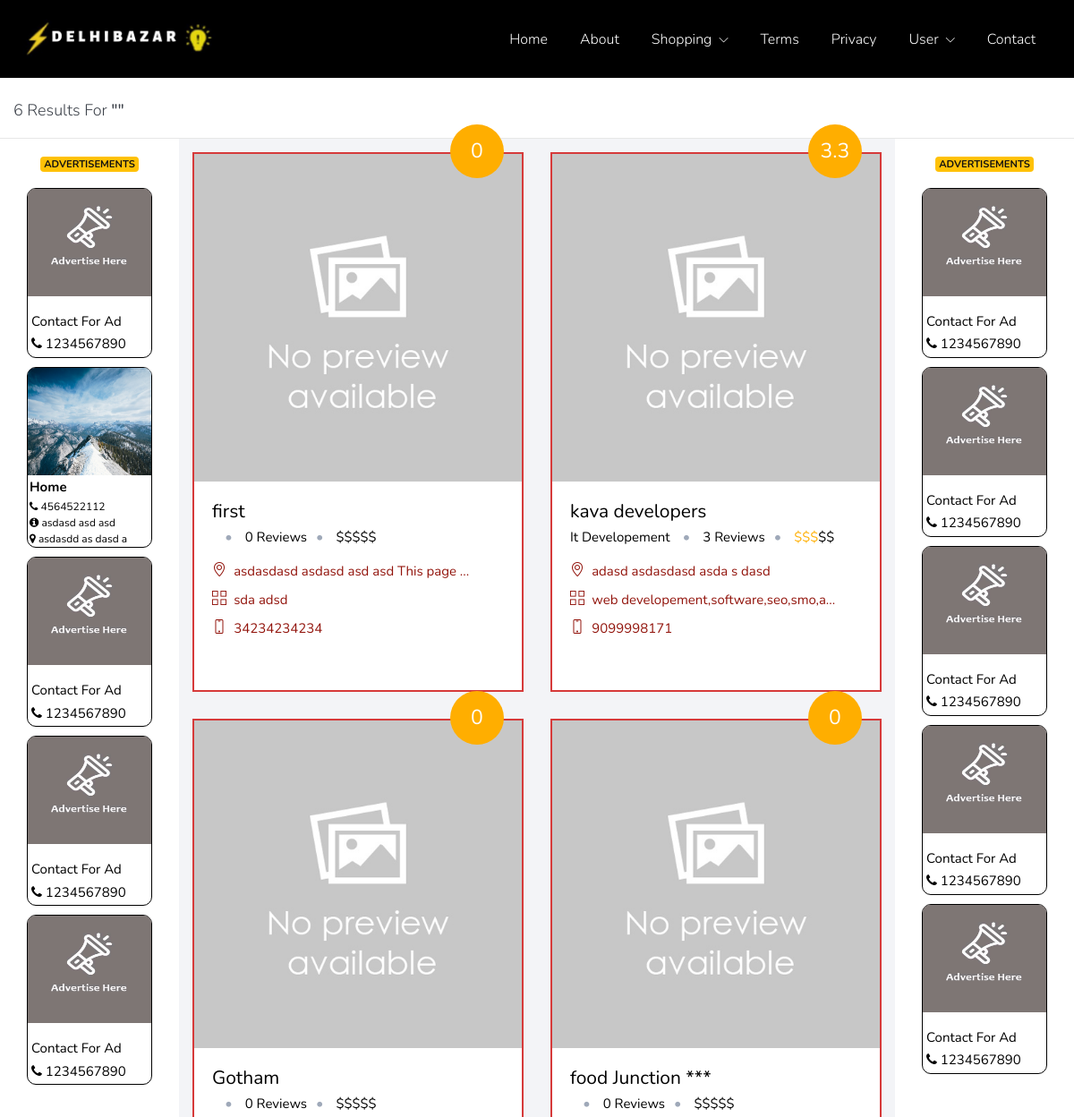
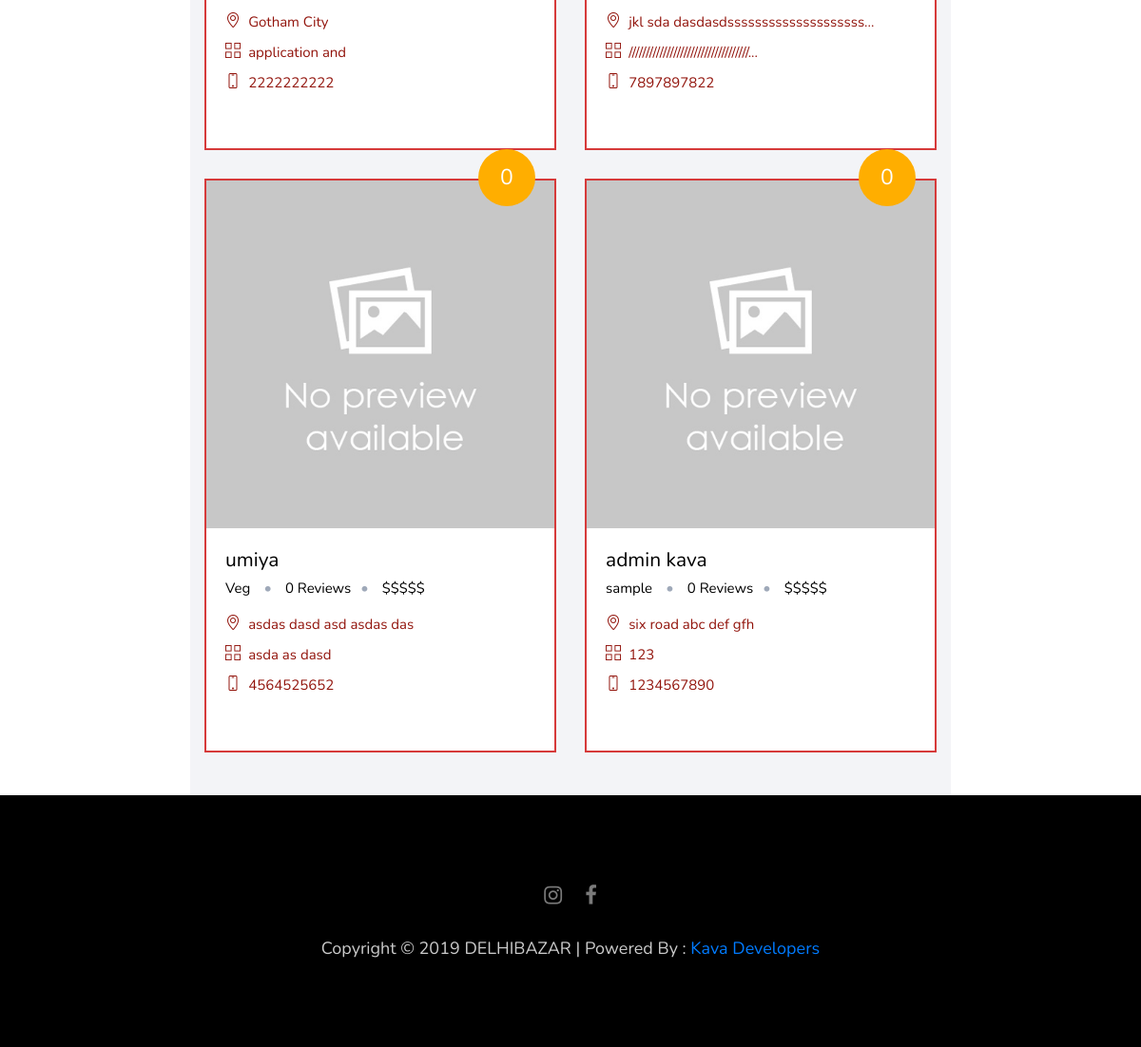
Screenshot of /index.php/welcome/list with the database file from the repository (2 pictures, top to bottom).
### tables this page shows
CREATE TABLE IF NOT EXISTS `setting` (
  `id` int(11) NOT NULL AUTO_INCREMENT,
  `email` text NOT NULL,
  `support_email` text NOT NULL,
  `contact_email` text NOT NULL,
  `newsletter_email` varchar(250) DEFAULT NULL,
  `mobile` text NOT NULL,
  `city` text NOT NULL,
  `address` text NOT NULL,
  `opening_hours` text NOT NULL,
  `short_about` text NOT NULL,
  `meta_keywords` longtext NOT NULL,
  `meta_description` longtext NOT NULL,
  `shop_commission` decimal(40,2) DEFAULT NULL COMMENT 'Per shop commission',
  `ad_number` varchar(250) DEFAULT NULL,
  `smtp_host` text,
  `smtp_port` text,
  `smtp_user` text,
  `smtp_pass` text,
  PRIMARY KEY (`id`)
);

CREATE TABLE IF NOT EXISTS `advertising` (
  `id` bigint(20) NOT NULL AUTO_INCREMENT,
  `business_name` varchar(250) NOT NULL,
  `intro` text NOT NULL,
  `mobile` varchar(15) NOT NULL,
  `address` text NOT NULL,
  `link` text NOT NULL,
  `photo` varchar(250) NOT NULL DEFAULT 'no-image.png',
  `plan_name` varchar(250) DEFAULT NULL,
  `exp_date` date DEFAULT NULL COMMENT 'Expiry Date',
  `page` varchar(250) DEFAULT NULL,
  `position` varchar(250) DEFAULT NULL,
  `created_by` varchar(50) NOT NULL,
  `updated_by` varchar(50) NOT NULL,
  `created_at` datetime NOT NULL,
  `updated_at` datetime NOT NULL,
  `df` varchar(1) NOT NULL DEFAULT '0',
  PRIMARY KEY (`id`)
);

CREATE TABLE IF NOT EXISTS `shop` (
  `id` int(11) NOT NULL AUTO_INCREMENT,
  `shop_name` varchar(250) NOT NULL,
  `owner_name` varchar(250) NOT NULL,
  `employee_name` varchar(250) DEFAULT NULL,
  `mobile` varchar(250) DEFAULT NULL,
  `wp_no` varchar(250) DEFAULT NULL COMMENT 'Watsapp No',
  `mobile_in_website` tinyint(4) DEFAULT NULL COMMENT '(1 = Private, 0 = Public)Mobile no display in website',
  `whats_in_website` tinyint(4) DEFAULT NULL COMMENT '(1 = Private, 0 = Public)Whats no display in website',
  `address` longtext NOT NULL,
  `landmark` varchar(250) NOT NULL,
  `email` varchar(250) DEFAULT NULL COMMENT 'Hours of Operation',
  `hour_operation` varchar(250) NOT NULL,
  `pro_or_servi` longtext NOT NULL COMMENT 'Products/Services',
  `payment_mode` varchar(250) NOT NULL,
  `photo` text NOT NULL,
  `info` longtext NOT NULL COMMENT 'Information',
  `detail_desc` longtext NOT NULL,
  `category` longtext NOT NULL,
  `shop_plan` varchar(250) DEFAULT NULL COMMENT 'shop package id',
  `dis_in_listing` tinyint(4) DEFAULT NULL COMMENT '0 = Yes,1 = No (Display Shop in Listing Page)',
  `exp_date` date DEFAULT NULL COMMENT 'Shop Expiry Date',
  `created_by` varchar(250) NOT NULL,
  `created_at` datetime DEFAULT NULL,
  `updated_at` datetime DEFAULT NULL,
  `deleted_at` datetime DEFAULT NULL,
  `keywords` longtext NOT NULL,
  PRIMARY KEY (`id`)
);

CREATE TABLE IF NOT EXISTS `social_icon` (
  `id` int(11) NOT NULL AUTO_INCREMENT,
  `title` text NOT NULL,
  `class` text NOT NULL,
  `link` text NOT NULL,
  `created_at` datetime NOT NULL,
  PRIMARY KEY (`id`)
);

### application/views/shop/index.php (the view, shortened to what the rows shown need)
<section>
    <div class="container-fluid">
        <div class="row">
            <div class="col-md-2 hidden-xs hidden-sm">
                    <?php if($this->shop_model->listing_ad('1')){ $hash_one = $this->shop_model->listing_ad('1')[0]; ?>
                    <?php } else { ?>
                        <div class="col-md-12 padding-5">
                            <div class="add_div">
                                <img src="<?= base_url() ?>image/ad.jpg" class="add_image" style="margin-bottom: 2px;">
                                <div style="padding: 15px 0 0 4px;">
                                    <p style="margin-bottom: 3px;">Contact For Ad</p>
                                    <p style="margin-bottom: 3px"><i class="fa fa-phone"></i> <?= $setting['ad_number'] ?></p>
                                </div>
                            </div>
                        </div>
                    <?php } ?>
                    <?php if($this->shop_model->listing_ad('2')){ $hash_one = $this->shop_model->listing_ad('2')[0]; ?>
                        <div class="col-md-12 padding-5">
                            <a href="<?= $hash_one['link'] ?>" target="_blank">
                                <div class="col-md-12 add_div">
                                    <img src="<?= $this->config->config['admin_url'] ?>uploads/add/<?= $hash_one['photo'] ?>" class="add_image" style="margin-bottom: 2px;">
                                    <p style="text-align: left; margin: 0 2px; font-weight: bold; margin-bottom: 2px;">
                                        <?= cut_string($hash_one['business_name'],17,'...') ?>
                                    </p>
                                    <p style="text-align: left; margin: 0 2px; font-size: 12px;">
                                        <i class="fa fa-phone"></i> <?= $hash_one['mobile'] ?>
                                    </p>
                                    <p style="text-align: left; margin: 0 2px; font-size: 12px;">
                                        <i class="fa fa-info-circle"></i>
                                        <?= cut_string($hash_one['intro'],22,'...') ?>
                                    </p>
                                    <p style="text-align: left; margin: 0 2px; font-size: 12px;">
                                        <i class="fa fa-map-marker"></i>
                                        <?= cut_string($hash_one['address'],22,'...') ?>
                                    </p>
                                </div>
                            </a>
                        </div>
                    <?php } ?>
                    <?php if($this->shop_model->listing_ad('3')){ $hash_one = $this->shop_model->listing_ad('3')[0]; ?>
                    <?php } else { ?>
                        <div class="col-md-12 padding-5">
                            <div class="add_div">
                                <img src="<?= base_url() ?>image/ad.jpg" class="add_image" style="margin-bottom: 2px;">
                                <div style="padding: 15px 0 0 4px;">
                                    <p style="margin-bottom: 3px;">Contact For Ad</p>
                                    <p style="margin-bottom: 3px"><i class="fa fa-phone"></i> <?= $setting['ad_number'] ?></p>
                                </div>
                            </div>
                        </div>
                    <?php } ?>
                    <?php if($this->shop_model->listing_ad('4')){ $hash_one = $this->shop_model->listing_ad('4')[0]; ?>
                    <?php } else { ?>
                        <div class="col-md-12 padding-5">
                            <div class="add_div">
                                <img src="<?= base_url() ?>image/ad.jpg" class="add_image" style="margin-bottom: 2px;">
                                <div style="padding: 15px 0 0 4px;">
                                    <p style="margin-bottom: 3px;">Contact For Ad</p>
                                    <p style="margin-bottom: 3px"><i class="fa fa-phone"></i> <?= $setting['ad_number'] ?></p>
                                </div>
                            </div>
                        </div>
                    <?php } ?>
                    <?php if($this->shop_model->listing_ad('5')){ $hash_one = $this->shop_model->listing_ad('5')[0]; ?>
                    <?php } else { ?>
                        <div class="col-md-12 padding-5">
                            <div class="add_div">
                                <img src="<?= base_url() ?>image/ad.jpg" class="add_image" style="margin-bottom: 2px;">
                                <div style="padding: 15px 0 0 4px;">
                                    <p style="margin-bottom: 3px;">Contact For Ad</p>
                                    <p style="margin-bottom: 3px"><i class="fa fa-phone"></i> <?= $setting['ad_number'] ?></p>
                                </div>
                            </div>
                        </div>
                    <?php } ?>
            </div>
            <div class="col-md-8 col-xs-12 col-sm-12">
                <div class="row light-bg detail-options-wrap" style="min-height: 500px;">
                    <?php foreach ($shop as $key => $value) { ?>
                        <div class="col-sm-6 col-lg-12 col-xl-6 featured-responsive col-xs-12">
                            <div class="featured-place-wrap">
                                <a href="<?= base_url() ?>shop/shop_detail/<?= $value['id'] ?>">
                                    <img src="<?= _get_shop_img($value['photo']) ?>" class="img-fluid" alt="#">
                                    <span class="featured-rating-orange" style="padding: 13px 5px;"><?= round($this->rating_model->get_avarage_rating($value['id'])[0]['average'],1) ?></span>
                                    <div class="featured-title-box">
                                        <h6><?= $value['shop_name'] ?></h6>
                                        <p><?= cut_string($value['category'],15,'...') ?></p> <span>• </span>
                                        <p><?= $this->rating_model->count_review($value['id']) ?> Reviews</p><span>• </span>
                                        <p><?= rating_dollar(round($this->rating_model->get_avarage_rating($value['id'])[0]['average'],1)) ?></p>
                                        <ul>
                                            <li><span class="icon-location-pin"></span>
                                                <p><?= cut_string($value['address'],35,'...') ?>  </p>
                                            </li>
                                            <li><span class="ti-view-grid"></span>
                                                <p><?= cut_string($value['pro_or_servi'],35,'...') ?>  </p>
                                            </li>
                                            <?php if($value['mobile_in_website'] == 0){ ?>
                                                <li><span class="icon-screen-smartphone"></span>
                                                    <p><?= $value['mobile'] ?></p>
                                                </li>
                                            <?php } ?>
                                        </ul>
                                        <div class="bottom-icons">
                                        </div>
                                    </div>
                                </a>
                            </div>
                        </div>
                    <?php } ?>
                </div>
            </div>
            <div class="col-md-2  hidden-xs hidden-sm">
                <?php if($this->shop_model->listing_ad('6')){ $hash_one = $this->shop_model->listing_ad('6')[0]; ?>
                <?php } else { ?>
                    <div class="col-md-12 padding-5">
                        <div class="add_div">
                            <img src="<?= base_url() ?>image/ad.jpg" class="add_image" style="margin-bottom: 2px;">
                            <div style="padding: 15px 0 0 4px;">
                                <p style="margin-bottom: 3px;">Contact For Ad</p>
                                <p style="margin-bottom: 3px"><i class="fa fa-phone"></i> <?= $setting['ad_number'] ?></p>
                            </div>
                        </div>
                    </div>
                <?php } ?>
                <?php if($this->shop_model->listing_ad('7')){ $hash_one = $this->shop_model->listing_ad('7')[0]; ?>
                <?php } else { ?>
                    <div class="col-md-12 padding-5">
                        <div class="add_div">
                            <img src="<?= base_url() ?>image/ad.jpg" class="add_image" style="margin-bottom: 2px;">
                            <div style="padding: 15px 0 0 4px;">
                                <p style="margin-bottom: 3px;">Contact For Ad</p>
                                <p style="margin-bottom: 3px"><i class="fa fa-phone"></i> <?= $setting['ad_number'] ?></p>
                            </div>
                        </div>
                    </div>
                <?php } ?>
                <?php if($this->shop_model->listing_ad('8')){ $hash_one = $this->shop_model->listing_ad('8')[0]; ?>
                <?php } else { ?>
                    <div class="col-md-12 padding-5">
                        <div class="add_div">
                            <img src="<?= base_url() ?>image/ad.jpg" class="add_image" style="margin-bottom: 2px;">
                            <div style="padding: 15px 0 0 4px;">
                                <p style="margin-bottom: 3px;">Contact For Ad</p>
                                <p style="margin-bottom: 3px"><i class="fa fa-phone"></i> <?= $setting['ad_number'] ?></p>
                            </div>
                        </div>
                    </div>
                <?php } ?>
                <?php if($this->shop_model->listing_ad('9')){ $hash_one = $this->shop_model->listing_ad('9')[0]; ?>
                <?php } else { ?>
                    <div class="col-md-12 padding-5">
                        <div class="add_div">
                            <img src="<?= base_url() ?>image/ad.jpg" class="add_image" style="margin-bottom: 2px;">
                            <div style="padding: 15px 0 0 4px;">
                                <p style="margin-bottom: 3px;">Contact For Ad</p>
                                <p style="margin-bottom: 3px"><i class="fa fa-phone"></i> <?= $setting['ad_number'] ?></p>
                            </div>
                        </div>
                    </div>
                <?php } ?>
                <?php if($this->shop_model->listing_ad('10')){ $hash_one = $this->shop_model->listing_ad('10')[0]; ?>
                <?php } else { ?>
                    <div class="col-md-12 padding-5">
                        <div class="add_div">
                            <img src="<?= base_url() ?>image/ad.jpg" class="add_image" style="margin-bottom: 2px;">
                            <div style="padding: 15px 0 0 4px;">
                                <p style="margin-bottom: 3px;">Contact For Ad</p>
                                <p style="margin-bottom: 3px"><i class="fa fa-phone"></i> <?= $setting['ad_number'] ?></p>
                            </div>
                        </div>
                    </div>
                <?php } ?>
            </div>
        </div>
    </div>
</section>

### application/helpers/general_helper.php (shortened to what the rows shown need)
<?php
function cut_string($string,$length,$replace_str)
{
	if(strlen($string) > $length)
	{
		return substr($string, 0, $length).$replace_str;
	}
	else{
		return $string;
	}
}
function rating_dollar($rating){
	if($rating <= 0.5)
	{
		return  '<span></span>$$$$$';
	}
	elseif($rating > 0.5 && $rating <= 1.5)
	{
		return  '<span>$</span>$$$$';
	}
	elseif($rating > 1.5 && $rating <= 2.5)
	{
		return  '<span>$$</span>$$$';
	}
	elseif($rating > 2.5 && $rating <= 3.5)
	{
		return  '<span>$$$</span>$$';
	}
	elseif($rating > 3.5 && $rating <= 4.5)
	{
		return  '<span>$$$$</span>$';
	}
	elseif($rating > 4.5)
	{
		return  '<span>$$$$$</span>';
	}
}
function social_icons()
{
	$CI=&get_instance();
	return $CI->db->get('social_icon')->result_array();
}
function get_setting()
{
	$CI=&get_instance();
	return $CI->db->get_where('setting',['id' => '1'])->result_array()[0];
}
function _get_shop_img($name)
{
    $CI     =&  get_instance();
    if($name == '')
    {
         return $CI->config->config['admin_url']."uploads/no-image.png";
    }
    else
    {
        $url    =   $CI->config->config['admin_url']."uploads/shop/".$name;
        $ch = curl_init();
        if(curl_exec($ch)!==FALSE)
        {
            return $CI->config->config['admin_url']."uploads/shop/".$name;
        }
        else
        {
            return $CI->config->config['admin_url']."uploads/no-image.png";
        }
    }
}
?>

### application/views/template/footer1.php (shortened to what the rows shown need)
<footer class="main-block dark-bg">
    <div class="container">
        <div class="row">
            <div class="col-md-12">
                <div class="copyright">
                    <ul style="margin:0 0 25px;">
                        <?php foreach (social_icons() as $key => $value) { ?>
                            <li><a href="<?= $value['link'] ?>" target="_blank"><span class="fa <?= $value['class'] ?>"></span></a></li>
                        <?php } ?>
                    </ul>
                </div>
            </div>
        </div>
    </div>
</footer>
</body>
</html>

### rows the page displays
setting: ad_number "1234567890"
advertising: photo (picture), business_name "Home", mobile "4564522112", intro "asdasd asd asd", address "asdasdd as dasd a"
shop: avarage_rating "0", shop_name "first", count_review "0", address "asdasdasd asdasd asd asd This page ...", pro_or_servi "sda adsd", mobile "34234234234"
shop: avarage_rating "3.3", shop_name "kava developers", category "It Developement", count_review "3", address "adasd asdasdasd asda s dasd", pro_or_servi "web developement,software,seo,smo,a...", mobile "9099998171"
shop: avarage_rating "0", shop_name "Gotham", count_review "0", address "Gotham City", pro_or_servi "application and", mobile "2222222222"
shop: avarage_rating "0", shop_name "food Junction ***", count_review "0", address "jkl sda dasdasdssssssssssssssssssss...", pro_or_servi "///////////////////////////////////...", mobile "7897897822"
shop: avarage_rating "0", shop_name "umiya", category "Veg", count_review "0", address "asdas dasd asd asdas das", pro_or_servi "asda as dasd", mobile "4564525652"
shop: avarage_rating "0", shop_name "admin kava", category "sample", count_review "0", address "six road abc def gfh", pro_or_servi "123", mobile "1234567890"

### other values shown
count($shop) "6"
